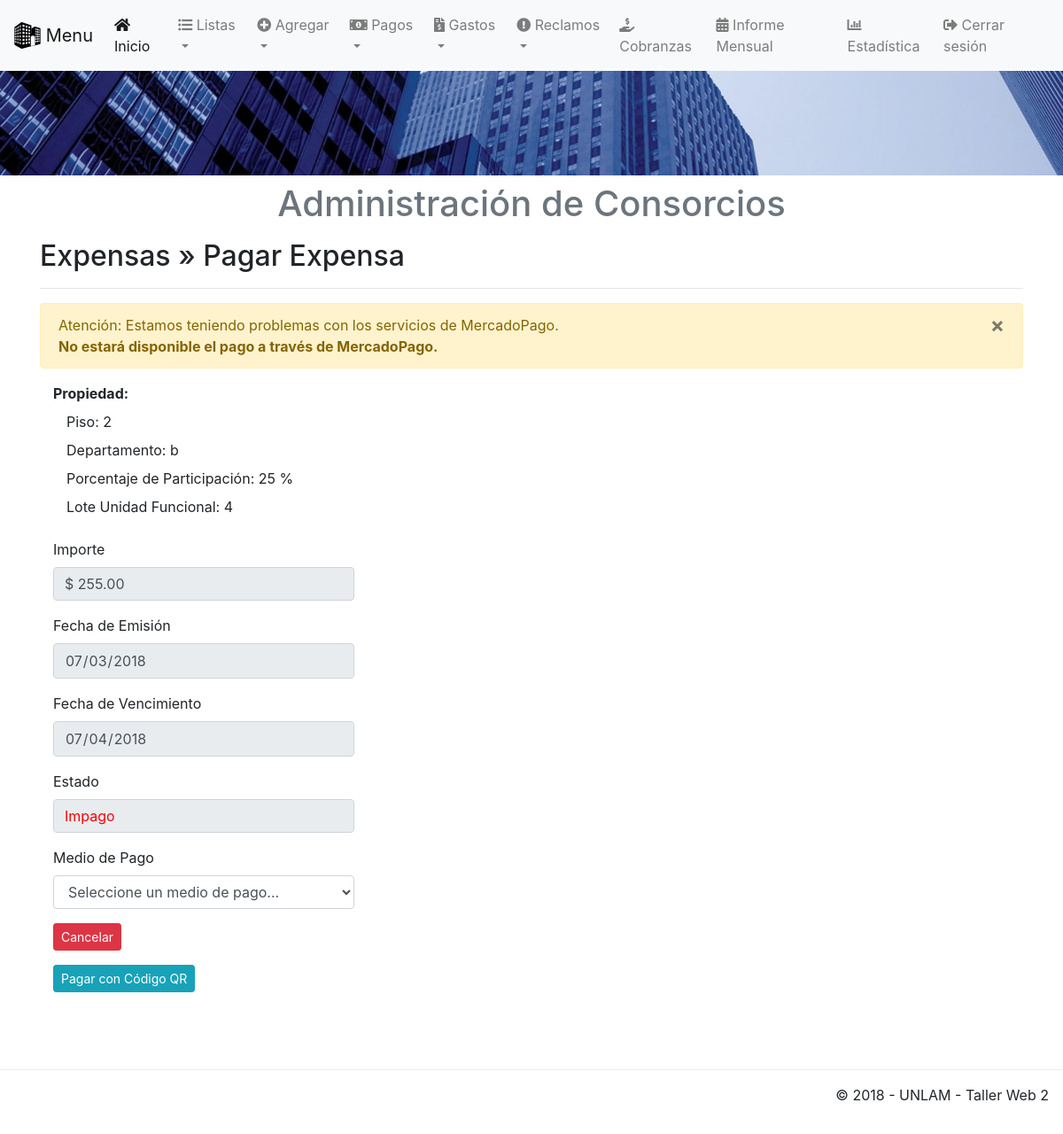
Page /app/view/abm/pagarExpensa.php?id=4 (signed in) on the committed database.
### tables this page shows
CREATE TABLE `expensa` (
  `idExpensa` int(11) UNSIGNED NOT NULL,
  `idLiquidacion` int(11) UNSIGNED DEFAULT NULL,
  `idPropiedad` int(11) UNSIGNED DEFAULT NULL,
  `importe` decimal(12,2) UNSIGNED NOT NULL,
  `fecha` date NOT NULL,
  `vencimiento` date DEFAULT NULL,
  `estado` varchar(50) DEFAULT NULL
);

CREATE TABLE `propiedad` (
  `idPropiedad` int(11) UNSIGNED NOT NULL,
  `idUsuarios` int(11) UNSIGNED DEFAULT NULL,
  `porcentajeParticipacion` int(3) UNSIGNED NOT NULL,
  `piso` int(3) NOT NULL,
  `departamento` varchar(1) NOT NULL,
  `unidadFuncionalLote` varchar(50) NOT NULL,
  `idConsorcio` int(11) UNSIGNED DEFAULT NULL
);

### app/view/abm/pagarExpensa.php (the view, shortened to what this page needs)
<?php
try {
	$isMercadoPagoEnabled = true;
$mp = new MP("426543208337217", "QvFA81UyiPK8pKl727ikvN43lraFFbmC");
$mp->sandbox_mode(TRUE);
} catch (MercadoPagoException $e) {
	$isMercadoPagoEnabled = false;
	print_r($e->getMessage());
	echo "<script>console.log( 'Debug Objects: " . json_encode($e->getMessage()) . "' );</script>";
}
?>
<!DOCTYPE html>
<html lang="es">
<?php include('../template/head.php'); ?>
    <body>
    <?php
        include('../template/nav.php');
        include('../template/header.php'); ?>
        <div class="container">
		<div class="content">
			<h2>Expensas &raquo; Pagar Expensa</h2>
			<hr />
			<?php
			if (!isset($_GET["id"]) || empty($_GET["id"]) ) {
				echo '<div class="alert alert-danger alert-dismissable">Error: La expensa indicada no existe o no tiene acceso a ella.</div>';
			} else {
				$idExpensa = mysqli_real_escape_string($conexion,(strip_tags($_GET["id"],ENT_QUOTES)));
				if (isset($_SESSION['admin']) || !isset($_SESSION['operador'])) {
					$sql = mysqli_query($conexion,
					"SELECT *
					FROM expensa
					JOIN propiedad ON expensa.idPropiedad = propiedad.idPropiedad
					WHERE expensa.idExpensa = '$idExpensa';") or die(mysqli_error($conexion));
				}
				if (mysqli_num_rows($sql) == 0){
					echo '<div class="alert alert-danger alert-dismissable">Error: La expensa indicada no existe o no tiene acceso a ella.</div>';
				} else {
					$expensa = mysqli_fetch_assoc($sql);
					if ($isMercadoPagoEnabled) {
						$preference_data = array(
							"items" => array(
								array(
									"id" => $idExpensa,
									"title" => "Pago de Expensa",
									"description" => "",
									"category_id" => "services",
									"currency_id" => "ARS",
									"quantity" => 1,
									"unit_price" => (float) $expensa["importe"]
								)
								),
								"back_urls" => array(
									"success" => "http://localhost/consorcio/app/view/abm/procesarPago.php",
									"failure" => "http://localhost/consorcio/app/view/procesarPago.php",
									"pending" => "http://localhost/consorcio/app/view/procesarPago.php"
								),
								"external_reference" => $idExpensa
						);
						try {
							$preference = $mp->create_preference($preference_data);
						} catch (MercadoPagoException $e) {
							echo '<div class="alert alert-warning alert-dismissable"><button type="button" class="close" data-dismiss="alert" aria-hidden="true">&times;</button>Atención: Estamos teniendo problemas con los servicios de MercadoPago.<br><b>No estará disponible el pago a través de MercadoPago.</b></div>';
						}
					}
					?>
				<?php
				}
			}
			?>
		<?php
			if (isset($expensa)) {
		?>
			<form class="form-horizontal" action="" method="post">
				<div class="form-group">
						<label class="col-sm-3 control-label"><b>Propiedad:</b></label>
						<div class="col-sm-4">
							<label class="col control-label">Piso: <?php echo $expensa['piso']; ?></label>
							<label class="col control-label">Departamento: <?php echo $expensa['departamento']; ?></label>
							<label class="col control-label">Porcentaje de Participación: <?php echo $expensa['porcentajeParticipacion']; ?> %</label>
							<label class="col control-label">Lote Unidad Funcional: <?php echo $expensa['unidadFuncionalLote']; ?></label>
						</div>
				</div>
            	<div class="form-group">
					<label class="col-sm-3 control-label">Importe</label>
					<div class="col-sm-4">
						<input type="text" name="importeExpensa" readonly="readonly" value="$ <?php echo $expensa['importe']; ?>" class="form-control">
					</div>
				</div>
                <div class="form-group">
					<label class="col-sm-3 control-label">Fecha de Emisión</label>
					<div class="col-sm-4">
						<input type="date" name="fechaExpensa" readonly="readonly" value="<?php echo $expensa['fecha']; ?>" class="form-control">
					</div>
				</div>
				<div class="form-group">
					<label class="col-sm-3 control-label">Fecha de Vencimiento</label>
					<div class="col-sm-4">
						<input type="date" name="vencimientoExpensa" readonly="readonly" value="<?php echo $expensa['vencimiento']; ?>" class="form-control">
					</div>
				</div>
                <div class="form-group">
					<label class="col-sm-3 control-label">Estado</label>
					<div class="col-sm-4">
						<input type="text" name="estadoExpensa" readonly="readonly" style="color: <?php echo ($expensa['estado']) == "Impago" ? "red" : "green" ?>" value="<?php echo $expensa['estado']; ?>" class="form-control" >
					</div>
				</div>
				</div>
				<?php
					if ($expensa["estado"] != 'Pago') {
						?>
						<div class="form-group">
							<label class="col-sm-3 control-label">Medio de Pago</label>
							<div class="col-sm-4">
								<select required name="idFormaPago" class="form-control" onchange="cambioFormaPago(this);">
									<option disabled selected>Seleccione un medio de pago...</option>
								</select>
							</div>
						</div>
						<?php
					}
				?>
		<?php
			if ($expensa["estado"] != 'Pago') {
				?>
					<div class="form-group">
						<div class="col-sm-6">
							<a href="../listaExpensas.php" class="btn btn-sm btn-danger">Cancelar</a>
						</div>
					</div>
					<div class="form-group">
						<div class="col-sm-6">
							<button type="button" class="btn btn-sm btn-info" data-toggle="modal" data-target="#pagarCodigoQr">Pagar con Código QR</button>
						</div>
					</div>
			</div>
				<?php
			}
		}
		?>
  	<div class="corte"></div>
	<?php include('../template/footer.php'); ?>
    </body>
</html>

### public/css/estilos.css (style rules this page uses)
.corte { width: 100%; clear: both; height: 9rem; }

### rows in the picture
expensa: idPropiedad.piso "2", idPropiedad.departamento "b", idPropiedad.porcentajeParticipacion "25", idPropiedad.unidadFuncionalLote "4", importeExpensa "$ 255.00", fechaExpensa "07/03/2018", vencimientoExpensa "07/04/2018", estadoExpensa "Impago"
